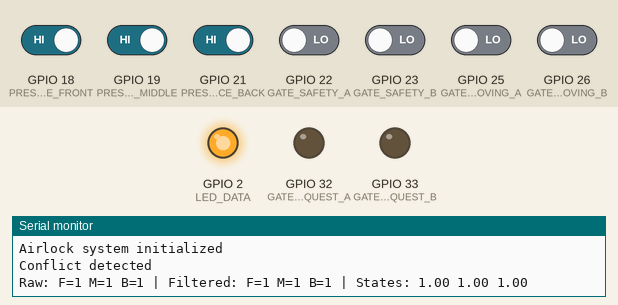
Recording of a sketch running on a simulated ESP32. On the bench: output pins drawn as LEDs (lit = HIGH), the last lines printed to the serial monitor. Inputs (shaded band) come from the test bench; at power-on: GPIO 18 (PRESENCE_FRONT), GPIO 19 (PRESENCE_MIDDLE), GPIO 21 (PRESENCE_BACK) HIGH, GPIO 22 (GATE_SAFETY_A), GPIO 23 (GATE_SAFETY_B), GPIO 25 (GATE_MOVING_A), GPIO 26 (GATE_MOVING_B) LOW.

Above: at 1.2 s.
1.3 s: GPIO 18 (PRESENCE_FRONT) driven LOW
3.0 s: GPIO 19 (PRESENCE_MIDDLE) driven LOW
At 4.3 s:
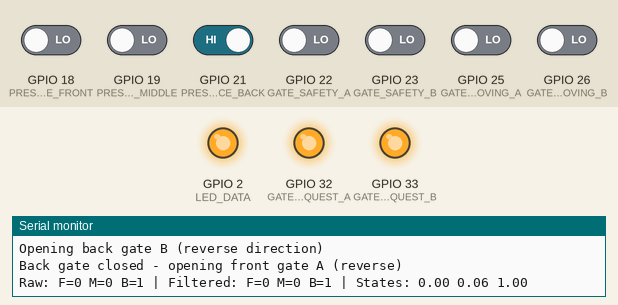
4.9 s: GPIO 18 (PRESENCE_FRONT) driven HIGH
At 5.8 s:
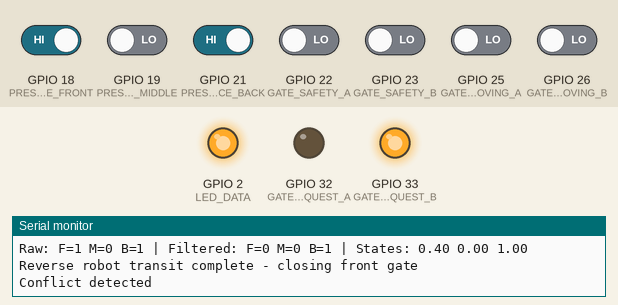
6.6 s: GPIO 21 (PRESENCE_BACK) driven LOW
At 7.4 s:
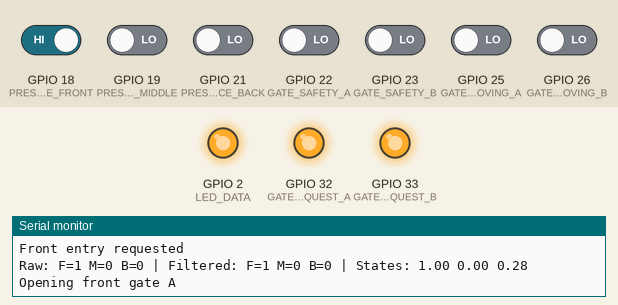
8.5 s: GPIO 19 (PRESENCE_MIDDLE) driven HIGH
10.2 s: GPIO 18 (PRESENCE_FRONT) driven LOW and GPIO 19 (PRESENCE_MIDDLE) driven LOW
At 11.4 s:
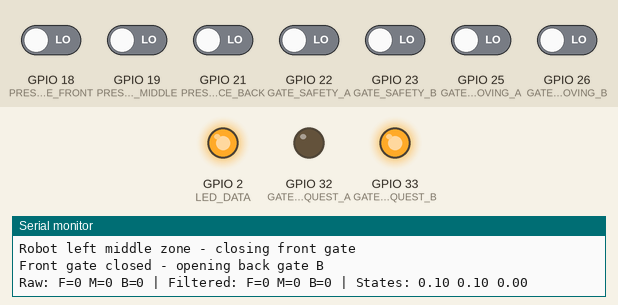
Timing chart, 0 to 22.0 s (numbered marks = the images above; inputs shaded):
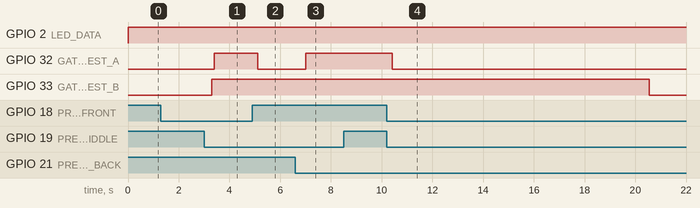

The sketch:

autonomous_airlock.ino
```cpp
// pins
#define PRESENCE_FRONT    18
#define PRESENCE_MIDDLE   19
#define PRESENCE_BACK     21
#define GATE_SAFETY_A     22
#define GATE_SAFETY_B     23
#define GATE_MOVING_A     25
#define GATE_MOVING_B     26
#define GATE_REQUEST_A    32
#define GATE_REQUEST_B    33
#define LED_DATA          2
class KalmanFilter1D {
private:
  float x;
  float P;
  float Q;
  float R;
  float K;

public:
  KalmanFilter1D(float processNoise = 0.01f, float measurementNoise = 0.1f) {
    x = 0.0f;
    P = 1.0f;
    Q = processNoise;
    R = measurementNoise;
  }

  bool update(bool measurement) {
    P = P + Q;

    K = P / (P + R);
    x = x + K * (measurement - x);
    P = (1 - K) * P;

    return (x > 0.5f);
  }

  float getState() { return x; }
  void reset() { x = 0.0f; P = 1.0f; }
};
enum AirlockState {
  IDLE_BOTH_CLOSED,
  FRONT_ENTRY_REQUESTED,
  FRONT_GATE_OPENING,
  ROBOT_IN_MIDDLE,
  FRONT_GATE_CLOSING,
  BACK_GATE_OPENING,
  BACK_ENTRY_REQUESTED,
  BACK_GATE_CLOSING_REVERSE,
  FRONT_GATE_OPENING_REVERSE,
  CONFLICT_DETECTED,
  EMERGENCY_STOP
};
AirlockState currentState = IDLE_BOTH_CLOSED;
unsigned long stateStartTime = 0;
unsigned long conflictStartTime = 0;
bool frontPriorityFlag = true;
const unsigned long GATE_TIMEOUT = 10000;
const unsigned long CONFLICT_TIMEOUT = 30000;
const unsigned long STATE_DELAY = 100;

//kalman filters for IR sensors
KalmanFilter1D frontFilter(0.01f, 0.15f);
KalmanFilter1D middleFilter(0.01f, 0.15f);
KalmanFilter1D backFilter(0.01f, 0.15f);

void setup() {
  Serial.begin(115200);

  pinMode(PRESENCE_FRONT, INPUT);
  pinMode(PRESENCE_MIDDLE, INPUT);
  pinMode(PRESENCE_BACK, INPUT);
  pinMode(GATE_SAFETY_A, INPUT);
  pinMode(GATE_SAFETY_B, INPUT);
  pinMode(GATE_MOVING_A, INPUT);
  pinMode(GATE_MOVING_B, INPUT);

  pinMode(GATE_REQUEST_A, OUTPUT);
  pinMode(GATE_REQUEST_B, OUTPUT);
  pinMode(LED_DATA, OUTPUT);

  digitalWrite(GATE_REQUEST_A, LOW);
  digitalWrite(GATE_REQUEST_B, LOW);
  digitalWrite(LED_DATA, LOW);

  currentState = IDLE_BOTH_CLOSED;
  stateStartTime = millis();

  Serial.println("Airlock system initialized");
}

void loop() {
  bool rawPresenceFront = digitalRead(PRESENCE_FRONT);
  bool rawPresenceMiddle = digitalRead(PRESENCE_MIDDLE);
  bool rawPresenceBack = digitalRead(PRESENCE_BACK);

  bool presenceFront = frontFilter.update(rawPresenceFront);
  bool presenceMiddle = middleFilter.update(rawPresenceMiddle);
  bool presenceBack = backFilter.update(rawPresenceBack);

  bool gateSafetyA = digitalRead(GATE_SAFETY_A);
  bool gateSafetyB = digitalRead(GATE_SAFETY_B);
  bool gateMovingA = digitalRead(GATE_MOVING_A);
  bool gateMovingB = digitalRead(GATE_MOVING_B);

  static unsigned long lastDebug = 0;
  if (millis() - lastDebug > 1000) {
    Serial.printf("Raw: F=%d M=%d B=%d | Filtered: F=%d M=%d B=%d | States: %.2f %.2f %.2f\n",
                  rawPresenceFront, rawPresenceMiddle, rawPresenceBack,
                  presenceFront, presenceMiddle, presenceBack,
                  frontFilter.getState(), middleFilter.getState(), backFilter.getState());
    lastDebug = millis();
  }

  switch (currentState) {
    case IDLE_BOTH_CLOSED:
      handleIdleState(presenceFront, presenceMiddle, presenceBack);
      setLEDStatus(0, 255, 0); // Green - system ready
      break;

    case FRONT_ENTRY_REQUESTED:
      handleFrontEntryRequested(gateSafetyA, gateMovingA, presenceMiddle);
      setLEDStatus(0, 0, 255); // Blue - waiting for gate operation
      break;

    case FRONT_GATE_OPENING:
      handleFrontGateOpening(gateMovingA, presenceMiddle, presenceFront);
      setLEDStatus(255, 255, 0); // Yellow - gate operation in progress
      break;

    case ROBOT_IN_MIDDLE:
      handleRobotInMiddle(presenceMiddle, presenceFront, gateSafetyB, gateMovingA);
      setLEDStatus(0, 0, 255); // Blue - waiting for robot movement
      break;

    case FRONT_GATE_CLOSING:
      handleFrontGateClosing(gateMovingA, gateSafetyB);
      setLEDStatus(255, 255, 0); // Yellow - gate operation in progress
      break;

    case BACK_GATE_OPENING:
      handleBackGateOpening(gateMovingB, presenceBack, presenceMiddle);
      setLEDStatus(255, 255, 0); // Yellow - gate operation in progress
      break;

    case BACK_ENTRY_REQUESTED:
      handleBackEntryRequested(gateSafetyB, gateMovingB, presenceMiddle);
      setLEDStatus(0, 0, 255); // Blue - waiting for gate operation
      break;

    case BACK_GATE_CLOSING_REVERSE:
      handleBackGateClosingReverse(gateMovingB, gateSafetyA);
      setLEDStatus(255, 255, 0); // Yellow - gate operation in progress
      break;

    case FRONT_GATE_OPENING_REVERSE:
      handleFrontGateOpeningReverse(gateMovingA, presenceFront, presenceMiddle);
      setLEDStatus(255, 255, 0); // Yellow - gate operation in progress
      break;

    case CONFLICT_DETECTED:
      handleConflictDetected(presenceFront, presenceBack);
      setLEDStatus(255, 0, 255); // Purple - conflict detected
      break;
  }
  performSafetyChecks(gateSafetyA, gateSafetyB);

  delay(STATE_DELAY);
}
void handleIdleState(bool presenceFront, bool presenceMiddle, bool presenceBack) {
  if (presenceFront && presenceBack) {
    currentState = CONFLICT_DETECTED;
    conflictStartTime = millis();
    stateStartTime = millis();
    Serial.println("Conflict detected");
    return;
  }

  if (presenceFront && !presenceMiddle) {
    currentState = FRONT_ENTRY_REQUESTED;
    stateStartTime = millis();
    Serial.println("Front entry requested");
    return;
  }

  if (presenceBack && !presenceMiddle) {
    currentState = BACK_ENTRY_REQUESTED;
    stateStartTime = millis();
    Serial.println("Back entry requested");
    return;
  }
}

void handleFrontEntryRequested(bool gateSafetyA, bool gateMovingA, bool presenceMiddle) {
  if (!gateSafetyA && !presenceMiddle) {
    digitalWrite(GATE_REQUEST_A, HIGH);
    currentState = FRONT_GATE_OPENING;
    stateStartTime = millis();
    Serial.println("Opening front gate A");
  } else if (gateSafetyA) {
    Serial.println("Gate A safety sensor triggered - waiting");
  }
}

void handleFrontGateOpening(bool gateMovingA, bool presenceMiddle, bool presenceFront) {
  if (!gateMovingA) {
    if (presenceMiddle) {
      currentState = ROBOT_IN_MIDDLE;
      stateStartTime = millis();
      Serial.println("Robot entered middle zone");
    } else if (!presenceFront) {
      digitalWrite(GATE_REQUEST_A, LOW);
      currentState = IDLE_BOTH_CLOSED;
      stateStartTime = millis();
      Serial.println("Robot left - closing front gate");
    }
  }

  if (millis() - stateStartTime > GATE_TIMEOUT) {
    digitalWrite(GATE_REQUEST_A, LOW);
    currentState = IDLE_BOTH_CLOSED;
    stateStartTime = millis();
    Serial.println("Front gate opening timeout");
  }
}

void handleRobotInMiddle(bool presenceMiddle, bool presenceFront, bool gateSafetyB, bool gateMovingA) {
  if (!presenceMiddle && !presenceFront) {
    digitalWrite(GATE_REQUEST_A, LOW);
    currentState = FRONT_GATE_CLOSING;
    stateStartTime = millis();
    Serial.println("Robot left middle zone - closing front gate");
  }
}

void handleFrontGateClosing(bool gateMovingA, bool gateSafetyB) {
  if (!gateMovingA) {
    if (!gateSafetyB) {
      digitalWrite(GATE_REQUEST_B, HIGH);
      currentState = BACK_GATE_OPENING;
      stateStartTime = millis();
      Serial.println("Front gate closed - opening back gate B");
    }
  }
}

void handleBackGateOpening(bool gateMovingB, bool presenceBack, bool presenceMiddle) {
  if (!gateMovingB) {
    if (presenceBack && !presenceMiddle) {
      digitalWrite(GATE_REQUEST_B, LOW);
      currentState = IDLE_BOTH_CLOSED;
      stateStartTime = millis();
      Serial.println("Robot transit complete - closing back gate");
    }
  }

  if (millis() - stateStartTime > GATE_TIMEOUT) {
    digitalWrite(GATE_REQUEST_B, LOW);
    currentState = IDLE_BOTH_CLOSED;
    stateStartTime = millis();
    Serial.println("Back gate opening timeout");
  }
}

void handleBackEntryRequested(bool gateSafetyB, bool gateMovingB, bool presenceMiddle) {
  if (!gateSafetyB && !presenceMiddle) {
    digitalWrite(GATE_REQUEST_B, HIGH);
    currentState = BACK_GATE_CLOSING_REVERSE;
    stateStartTime = millis();
    Serial.println("Opening back gate B (reverse direction)");
  } else if (gateSafetyB) {
    Serial.println("Gate B safety sensor triggered - waiting");
  }
}

void handleBackGateClosingReverse(bool gateMovingB, bool gateSafetyA) {
  if (!gateMovingB) {
    if (!gateSafetyA) {
      digitalWrite(GATE_REQUEST_A, HIGH);
      currentState = FRONT_GATE_OPENING_REVERSE;
      stateStartTime = millis();
      Serial.println("Back gate closed - opening front gate A (reverse)");
    }
  }
}

void handleFrontGateOpeningReverse(bool gateMovingA, bool presenceFront, bool presenceMiddle) {
  if (!gateMovingA) {
    if (presenceFront && !presenceMiddle) {
      digitalWrite(GATE_REQUEST_A, LOW);
      currentState = IDLE_BOTH_CLOSED;
      stateStartTime = millis();
      Serial.println("Reverse robot transit complete - closing front gate");
    }
  }

  if (millis() - stateStartTime > GATE_TIMEOUT) {
    digitalWrite(GATE_REQUEST_A, LOW);
    currentState = IDLE_BOTH_CLOSED;
    stateStartTime = millis();
    Serial.println("Front gate opening timeout (reverse)");
  }
}

void handleConflictDetected(bool presenceFront, bool presenceBack) {
  if (!presenceFront || !presenceBack) {
    currentState = IDLE_BOTH_CLOSED;
    stateStartTime = millis();
    Serial.println("Conflict resolved - returning to idle");
    return;
  }

  if (millis() - conflictStartTime > CONFLICT_TIMEOUT) {
    if (frontPriorityFlag) {
      if (!presenceBack) {
        currentState = FRONT_ENTRY_REQUESTED;
        frontPriorityFlag = false;
      }
    } else {
      if (!presenceFront) {
        currentState = BACK_ENTRY_REQUESTED;
        frontPriorityFlag = true;
      }
    }
    stateStartTime = millis();
    Serial.println("Conflict timeout");
  }
}

void performSafetyChecks(bool gateSafetyA, bool gateSafetyB) {
  if (gateSafetyA && gateSafetyB) {
    digitalWrite(GATE_REQUEST_A, LOW);
    digitalWrite(GATE_REQUEST_B, LOW);
    setLEDStatus(255, 0, 0);
    currentState = EMERGENCY_STOP;
    Serial.println("EMERGENCY");
  }
}

void setLEDStatus(int red, int green, int blue) {
  if (red > 0 || green > 0 || blue > 0) {
    digitalWrite(LED_DATA, HIGH);
  } else {
    digitalWrite(LED_DATA, LOW);
  }
}
```

Measured:
- after the input at 3.0 s, GPIO 32 (GATE_REQUEST_A): LOW → HIGH after 0.41 s; GPIO 33 (GATE_REQUEST_B): LOW → HIGH after 0.31 s
- after the input at 4.9 s, GPIO 32 (GATE_REQUEST_A): HIGH → LOW after 0.21 s
- after the input at 6.6 s, GPIO 32 (GATE_REQUEST_A): LOW → HIGH after 0.41 s
- after the input at 10.2 s, GPIO 32 (GATE_REQUEST_A): HIGH → LOW after 0.22 s; GPIO 33 (GATE_REQUEST_B): HIGH → LOW after 10.3 s
